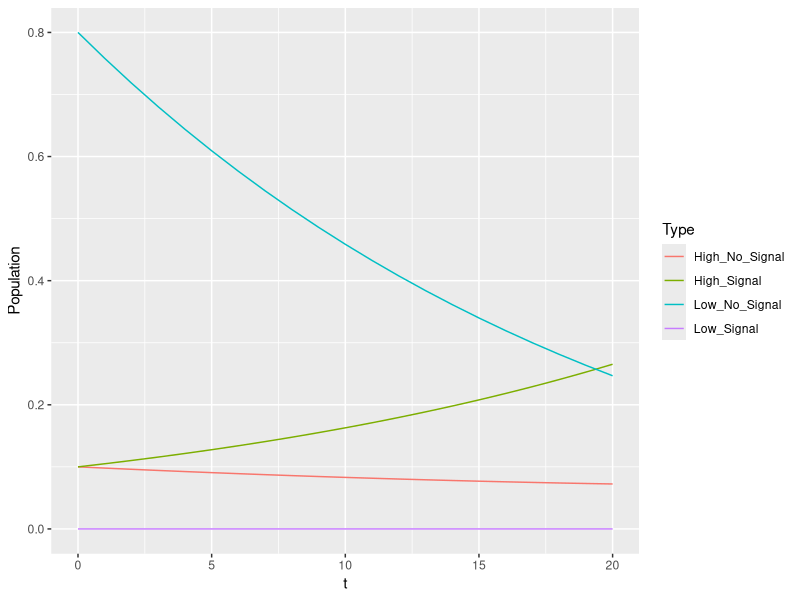
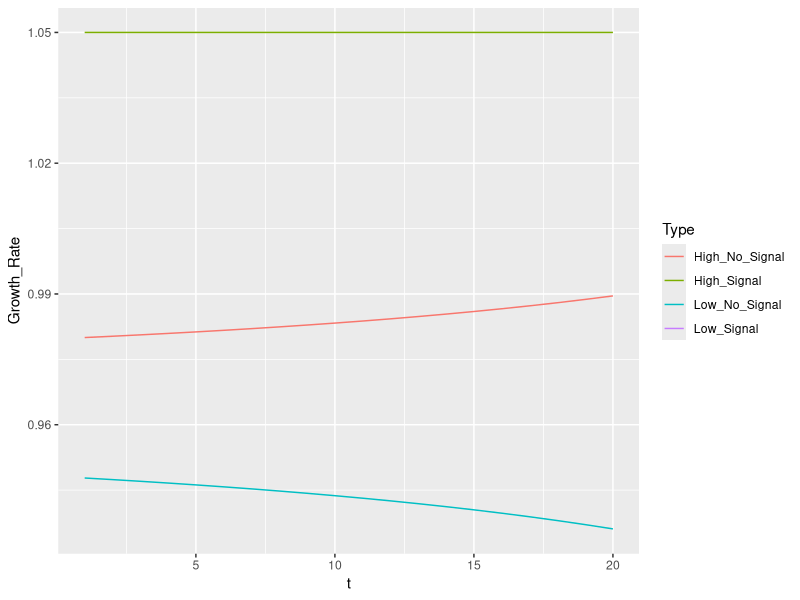
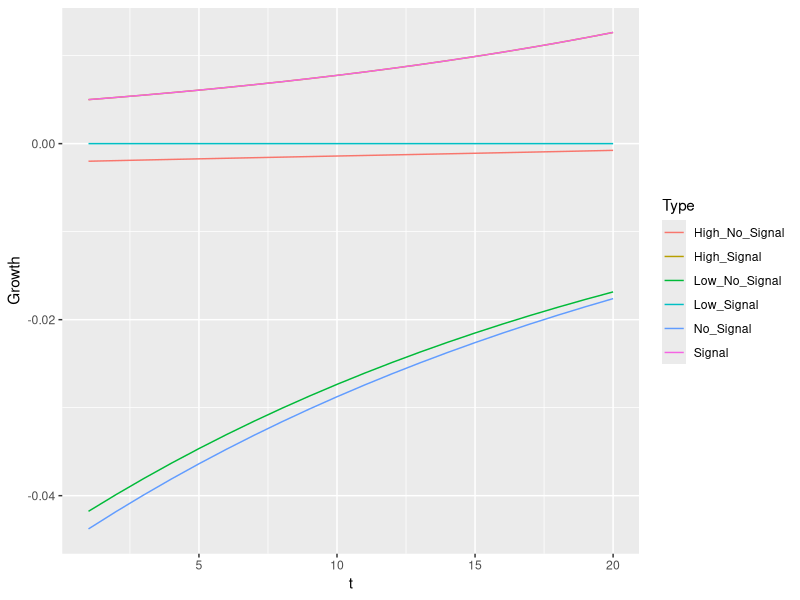
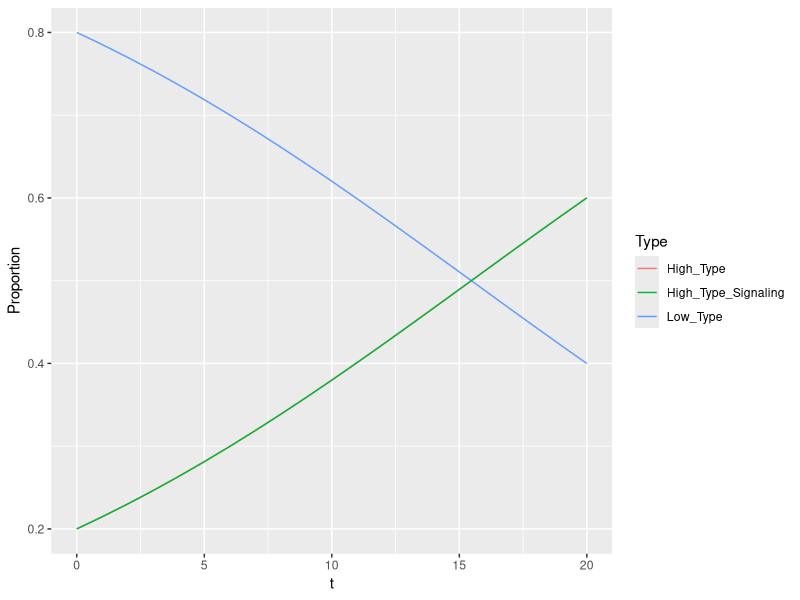
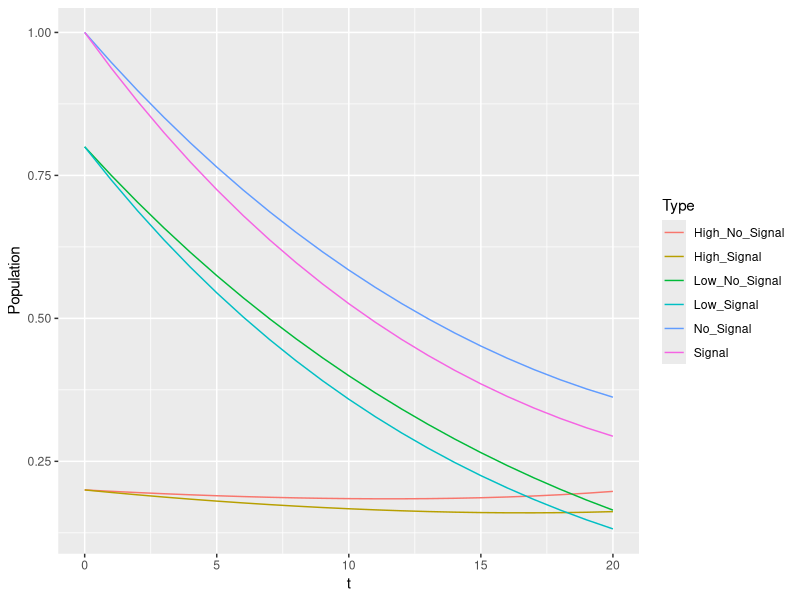
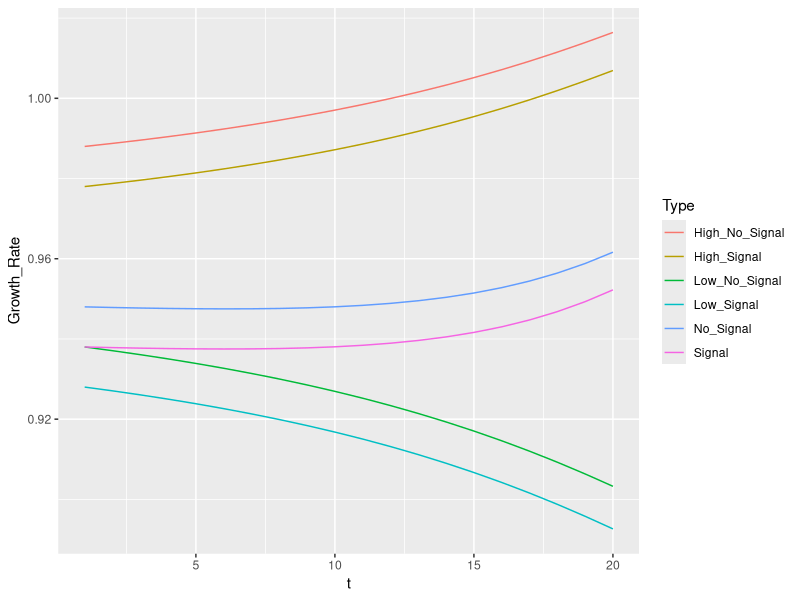
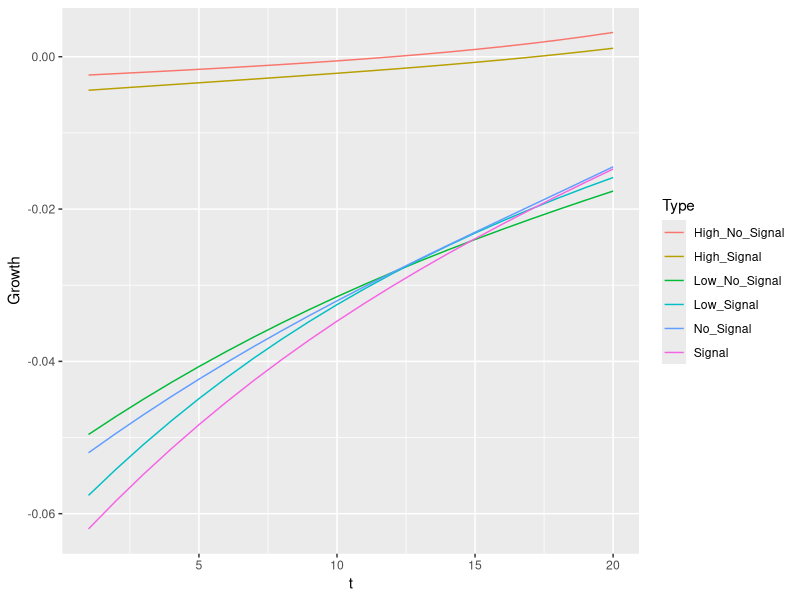
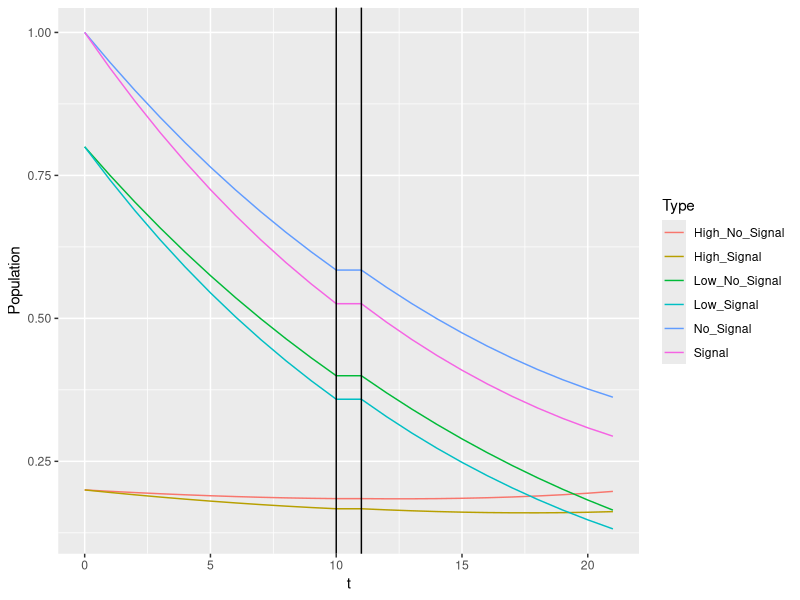

Write R code to recreate these figures, in order.
library("tidyverse", "shiny", "stringr")

time = 20
vHH =1.06
vHL = .97
vLH = .85
vLL = .96
K = .01
ratio = .2
ratio_l = 0
ratio_h = .5
pop_grow = "Unbounded exponential growth"
#"Fixed population", "Unbounded exponential growth", "Logistic growth to capacity"
join_scenario = "Merge"
#"Fight", "Merge"

evo = function(ratio, ratio_h, ratio_l, vHH, vHL, vLH, vLL, K, time, pop_grow){
  H_N = (1-ratio_h)*ratio
  H_S = ratio_h*ratio
  L_N = (1-ratio_l)*(1-ratio)
  L_S = ratio_l*(1-ratio)
  pop = data.frame(H_N,H_S,L_N,L_S)
  SHH = max(vHH - K, 0)
  SHL = max(vHL - K, 0)
  SLH = max(vLH - K, 0)
  SLL = max(vLL - K, 0)
  payoffs = data.frame(vHH,vHL,vLH,vLL,SHH,SHL,SLH,SLL)
  expected_payoffs = data.frame()
  for(i in 1:time){
    H_N = as.numeric(tail(pop,1)[1])
    H_S = as.numeric(tail(pop,1)[2])
    L_N = as.numeric(tail(pop,1)[3])
    L_S = as.numeric(tail(pop,1)[4])
    S_H = if(H_S+L_S>0){
      H_S/(H_S+L_S)} else {0}
    S_L = 1-S_H
    N_H = if(H_N+L_N>0){
      H_N/(H_N+L_N)} else {0}
    N_L = 1-N_H
    H_N_P = H_N*(N_H*as.numeric(payoffs[1])+N_L*as.numeric(payoffs[2]))
    H_S_P = H_S*(S_H*as.numeric(payoffs[5])+S_L*as.numeric(payoffs[6]))
    L_N_P = L_N*(N_H*as.numeric(payoffs[3])+N_L*as.numeric(payoffs[4]))
    L_S_P = L_S*(S_H*as.numeric(payoffs[7])+S_L*as.numeric(payoffs[8]))
    if (pop_grow == "Fixed population"){
      Total_P = H_N_P+H_S_P+L_N_P+L_S_P
      expected_payoffs1 = data.frame(High_No_Signal = H_N_P/(H_N*Total_P), High_Signal = H_S_P/(H_S*Total_P), Low_No_Signal = L_N_P/(L_N*Total_P), Low_Signal = L_S_P/(L_S*Total_P))
      H_N = H_N_P/Total_P
      H_S = H_S_P/Total_P
      L_N = L_N_P/Total_P
      L_S = L_S_P/Total_P
    }
    if (pop_grow == "Unbounded exponential growth") {
      expected_payoffs1 = data.frame(High_No_Signal = H_N_P/H_N, High_Signal = H_S_P/H_S, Low_No_Signal = L_N_P/L_N, Low_Signal = L_S_P/L_S)
      H_N = H_N_P
      H_S = H_S_P
      L_N = L_N_P
      L_S = L_S_P
    }
    pop1 = data.frame(H_N,H_S,L_N,L_S)
    pop = rbind(pop, pop1)
    expected_payoffs = rbind(expected_payoffs, expected_payoffs1)
  }
  
  growth = pop[2:(time+1),]-pop[1:time,]
  growth = growth %>%
    rename(High_No_Signal = H_N,
           High_Signal = H_S,
           Low_No_Signal = L_N,
           Low_Signal = L_S) %>%
    mutate(t = 1:time,
           Signal = High_Signal + Low_Signal,
           No_Signal = High_No_Signal + Low_No_Signal) %>%
    gather("No_Signal", "High_No_Signal", "Low_No_Signal", "Signal", "High_Signal", "Low_Signal", key = Type, value = "Growth")
  
  pop = pop %>%
    rename(High_No_Signal = H_N,
           High_Signal = H_S,
           Low_No_Signal = L_N,
           Low_Signal = L_S) %>%
    mutate(t = 0:time) %>%
    gather("High_No_Signal", "Low_No_Signal", "High_Signal", "Low_Signal", key = Type, value = "Population")
  
  expected_payoffs = expected_payoffs %>%
    mutate(t = 1:time) %>%
    gather("High_No_Signal", "Low_No_Signal", "High_Signal", "Low_Signal", key = Type, value = "Growth_Rate")
  list(pop, expected_payoffs, growth)
}

pop_evo = evo(ratio, ratio_h, ratio_l, vHH, vHL, vLH, vLL, K, time, pop_grow)[[1]]
rate_evo = evo(ratio, ratio_h, ratio_l, vHH, vHL, vLH, vLL, K, time, pop_grow)[[2]]
grow_evo = evo(ratio, ratio_h, ratio_l, vHH, vHL, vLH, vLL, K, time, pop_grow)[[3]]



ggplot(data = pop_evo, aes(x = t, y = Population, color = Type)) +
  geom_line()

ggplot(data = rate_evo, aes(x = t, y = Growth_Rate, color = Type)) +
  geom_line()

ggplot(data = grow_evo, aes(x = t, y = Growth, color = Type)) +
  geom_line()

evo_elect = function(ratio, vHH, vHL, vLH, vLL, K, time){
  SHH = max(vHH - K, 0)
  SHL = max(vHL - K, 0)
  SLH = max(vLH - K, 0)
  SLL = max(vLL - K, 0)
  payoffs = data.frame(vHH,vHL,vLH,vLL,SHH,SHL,SLH,SLL)
  H = ratio
  L = 1-ratio
  vH = H*vHH+L*vHL
  if(SHH>vH){
    S = 1
  } else {
    S = 0
  }
  pop = data.frame(H,L,S)
  for(i in 1:time){
    H = as.numeric(tail(pop,1)[1])
    L = as.numeric(tail(pop,1)[2])
    vH = H*as.numeric(payoffs[1])+L*as.numeric(payoffs[2])
    if(SHH>vH){
      S = 1
      H_P = H*SHH
    } else {
      S = 0
      H_P = H*vH
    }
    L_P = L*((1-S)*(H*vLH+L*vLL)+S*vLL)
    Total_P = H_P+L_P
    H = H_P/Total_P
    L = L_P/Total_P
    pop1 = data.frame(H,L,S)
    pop = rbind(pop, pop1)
  }
  pop = pop %>%
    rename(High_Type = H,
           Low_Type = L,
           Signal = S) %>%
    mutate(t = 0:time) %>%
    gather("High_Type", "Low_Type", key = Type, value = Proportion)
  pop$Signal[pop$Type=="Low_Type"]=0
  pop$Signal = as.factor(pop$Signal)
  pop
}

pop_evo_elect = evo_elect(ratio, vHH, vHL, vLH, vLL, K, time)

pop_evo_electS = pop_evo_elect %>%
  filter(Signal == 1)
pop_evo_electS$Type = "High_Type_Signaling"

ggplot(data = pop_evo_elect, aes(x = t, y = Proportion, color = Type)) +
  geom_line()+
  geom_line(data = pop_evo_electS, aes(x = t, y = Proportion, color = Type))

evo_apart = function(ratio, vHH, vHL, vLH, vLL, K, time, pop_grow){
  H_N = ratio
  H_S = ratio
  L_N = 1-ratio
  L_S = 1-ratio
  pop = data.frame(H_N,H_S,L_N,L_S)
  SHH = max(vHH - K, 0)
  SHL = max(vHL - K, 0)
  SLH = max(vLH - K, 0)
  SLL = max(vLL - K, 0)
  payoffs = data.frame(vHH,vHL,vLH,vLL,SHH,SHL,SLH,SLL)
  expected_payoffs = data.frame()
  group_payoffs = data.frame()
  for(i in 1:time){
    H_N = as.numeric(tail(pop,1)[1])
    H_S = as.numeric(tail(pop,1)[2])
    L_N = as.numeric(tail(pop,1)[3])
    L_S = as.numeric(tail(pop,1)[4])
    S_H = if(H_S+L_S>0){
      H_S/(H_S+L_S)} else {0}
    S_L = 1-S_H
    N_H = if(H_N+L_N>0){
      H_N/(H_N+L_N)} else {0}
    N_L = 1-N_H
    H_N_P = H_N*(N_H*as.numeric(payoffs[1])+N_L*as.numeric(payoffs[2]))
    H_S_P = H_S*(S_H*as.numeric(payoffs[5])+S_L*as.numeric(payoffs[6]))
    L_N_P = L_N*(N_H*as.numeric(payoffs[3])+N_L*as.numeric(payoffs[4]))
    L_S_P = L_S*(S_H*as.numeric(payoffs[7])+S_L*as.numeric(payoffs[8]))
    if (pop_grow == "Fixed population"){
      Total_N_P = H_N_P+L_N_P
      Total_S_P = H_S_P+L_S_P
      expected_payoffs1 = data.frame(High_No_Signal = H_N_P/(H_N*Total_N_P), High_Signal = H_S_P/(H_S*Total_S_P), Low_No_Signal = L_N_P/(L_N*Total_N_P), Low_Signal = L_S_P/(L_S*Total_S_P))
      H_N = H_N_P/Total_N_P
      H_S = H_S_P/Total_S_P
      L_N = L_N_P/Total_N_P
      L_S = L_S_P/Total_S_P
    }
    if (pop_grow == "Unbounded exponential growth") {
      expected_payoffs1 = data.frame(High_No_Signal = H_N_P/H_N, High_Signal = H_S_P/H_S, Low_No_Signal = L_N_P/L_N, Low_Signal = L_S_P/L_S)
      H_N = H_N_P
      H_S = H_S_P
      L_N = L_N_P
      L_S = L_S_P
    }
    pop1 = data.frame(H_N,H_S,L_N,L_S)
    pop = rbind(pop, pop1)
    group_payoffs1 = data.frame(No_Signal = expected_payoffs1[[1]]*N_H + expected_payoffs1[[3]]*N_L, Signal = expected_payoffs1[[2]]*S_H + expected_payoffs1[[4]]*S_L)
    group_payoffs = rbind(group_payoffs, group_payoffs1)
    expected_payoffs = rbind(expected_payoffs, expected_payoffs1)
  }
  growth = pop[2:(time+1),]-pop[1:time,]
  growth = growth %>%
    rename(High_No_Signal = H_N,
           High_Signal = H_S,
           Low_No_Signal = L_N,
           Low_Signal = L_S) %>%
    mutate(t = 1:time,
           Signal = High_Signal + Low_Signal,
           No_Signal = High_No_Signal + Low_No_Signal) %>%
    gather("No_Signal", "High_No_Signal", "Low_No_Signal", "Signal", "High_Signal", "Low_Signal", key = Type, value = "Growth")
  
  pop = pop %>%
    rename(High_No_Signal = H_N,
           High_Signal = H_S,
           Low_No_Signal = L_N,
           Low_Signal = L_S) %>%
    mutate(t = 0:time,
           Signal = High_Signal + Low_Signal,
           No_Signal = High_No_Signal + Low_No_Signal) %>%
    gather("No_Signal", "High_No_Signal", "Low_No_Signal", "Signal", "High_Signal", "Low_Signal", key = Type, value = "Population")
  
  expected_payoffs = cbind(expected_payoffs,group_payoffs)
  expected_payoffs = expected_payoffs %>%
    mutate(t = 1:time) %>%
    gather("No_Signal", "High_No_Signal", "Low_No_Signal", "Signal", "High_Signal", "Low_Signal", key = Type, value = "Growth_Rate")
  list(pop, expected_payoffs, growth)
}

pop_evo_A = evo_apart(ratio, vHH, vHL, vLH, vLL, K, time, pop_grow)[[1]]
rate_evo_A = evo_apart(ratio, vHH, vHL, vLH, vLL, K, time, pop_grow)[[2]]
grow_evo_A = evo_apart(ratio, vHH, vHL, vLH, vLL, K, time, pop_grow)[[3]]

ggplot(data = pop_evo_A, aes(x = t, y = Population, color = Type)) +
  geom_line()

ggplot(data = rate_evo_A, aes(x = t, y = Growth_Rate, color = Type))+
  geom_line()

ggplot(data = grow_evo_A, aes(x = t, y = Growth, color = Type))+
  geom_line()

evo_join = function(ratio, vHH, vHL, vLH, vLL, K, time, pop_grow, join_scenario){
  H_N = ratio
  H_S = ratio
  L_N = 1-ratio
  L_S = 1-ratio
  pop = data.frame(H_N,H_S,L_N,L_S)
  SHH = max(vHH - K, 0)
  SHL = max(vHL - K, 0)
  SLH = max(vLH - K, 0)
  SLL = max(vLL - K, 0)
  payoffs = data.frame(vHH,vHL,vLH,vLL,SHH,SHL,SLH,SLL)
  expected_payoffs = data.frame()
  group_payoffs = data.frame()
  for(i in 1:ceiling(time/2)){
    H_N = as.numeric(tail(pop,1)[1])
    H_S = as.numeric(tail(pop,1)[2])
    L_N = as.numeric(tail(pop,1)[3])
    L_S = as.numeric(tail(pop,1)[4])
    S_H = if(H_S+L_S>0){
      H_S/(H_S+L_S)} else {0}
    S_L = 1-S_H
    N_H = if(H_N+L_N>0){
      H_N/(H_N+L_N)} else {0}
    N_L = 1-N_H
    H_N_P = H_N*(N_H*as.numeric(payoffs[1])+N_L*as.numeric(payoffs[2]))
    H_S_P = H_S*(S_H*as.numeric(payoffs[5])+S_L*as.numeric(payoffs[6]))
    L_N_P = L_N*(N_H*as.numeric(payoffs[3])+N_L*as.numeric(payoffs[4]))
    L_S_P = L_S*(S_H*as.numeric(payoffs[7])+S_L*as.numeric(payoffs[8]))
    if (pop_grow == "Fixed population"){
      Total_N_P = H_N_P+L_N_P
      Total_S_P = H_S_P+L_S_P
      expected_payoffs1 = data.frame(High_No_Signal = H_N_P/(H_N*Total_N_P), High_Signal = H_S_P/(H_S*Total_S_P), Low_No_Signal = L_N_P/(L_N*Total_N_P), Low_Signal = L_S_P/(L_S*Total_S_P))
      H_N = H_N_P/Total_N_P
      H_S = H_S_P/Total_S_P
      L_N = L_N_P/Total_N_P
      L_S = L_S_P/Total_S_P
    }
    if (pop_grow == "Unbounded exponential growth") {
      expected_payoffs1 = data.frame(High_No_Signal = H_N_P/H_N, High_Signal = H_S_P/H_S, Low_No_Signal = L_N_P/L_N, Low_Signal = L_S_P/L_S)
      H_N = H_N_P
      H_S = H_S_P
      L_N = L_N_P
      L_S = L_S_P
    }
    pop1 = data.frame(H_N,H_S,L_N,L_S)
    pop = rbind(pop, pop1)
    group_payoffs1 = data.frame(No_Signal = expected_payoffs1[[1]]*N_H + expected_payoffs1[[3]]*N_L, Signal = expected_payoffs1[[2]]*S_H + expected_payoffs1[[4]]*S_L)
    group_payoffs = rbind(group_payoffs, group_payoffs1)
    expected_payoffs = rbind(expected_payoffs, expected_payoffs1)
  }
  if (join_scenario == "Merge"){
    if (pop_grow == "Fixed population"){
      pop1 = pop1/2
      pop = rbind(pop,pop1)
      group_payoffs1 = group_payoffs1/2
      group_payoffs = rbind(group_payoffs, group_payoffs1)
      expected_payoffs1 = expected_payoffs1/2
      expected_payoffs = rbind(expected_payoffs, expected_payoffs1)
      for(i in (ceiling(time/2)+1):time){
        H_N = as.numeric(tail(pop,1)[1])
        H_S = as.numeric(tail(pop,1)[2])
        L_N = as.numeric(tail(pop,1)[3])
        L_S = as.numeric(tail(pop,1)[4])
        S_H = if(H_S+L_S>0){
          H_S/(H_S+L_S)} else {0}
        S_L = 1-S_H
        N_H = if(H_N+L_N>0){
          H_N/(H_N+L_N)} else {0}
        N_L = 1-N_H
        H_N_P = H_N*(N_H*as.numeric(payoffs[1])+N_L*as.numeric(payoffs[2]))
        H_S_P = H_S*(S_H*as.numeric(payoffs[5])+S_L*as.numeric(payoffs[6]))
        L_N_P = L_N*(N_H*as.numeric(payoffs[3])+N_L*as.numeric(payoffs[4]))
        L_S_P = L_S*(S_H*as.numeric(payoffs[7])+S_L*as.numeric(payoffs[8]))
        Total_P = H_N_P+L_N_P+H_S_P+L_S_P
        expected_payoffs1 = data.frame(High_No_Signal = H_N_P/(H_N*Total_P), High_Signal = H_S_P/(H_S*Total_P), Low_No_Signal = L_N_P/(L_N*Total_P), Low_Signal = L_S_P/(L_S*Total_P))
        H_N = H_N_P/Total_P
        H_S = H_S_P/Total_P
        L_N = L_N_P/Total_P
        L_S = L_S_P/Total_P
        pop1 = data.frame(H_N,H_S,L_N,L_S)
        pop = rbind(pop, pop1)
        group_payoffs1 = data.frame(No_Signal = expected_payoffs1[[1]]*N_H + expected_payoffs1[[3]]*N_L, Signal = expected_payoffs1[[2]]*S_H + expected_payoffs1[[4]]*S_L)
        group_payoffs = rbind(group_payoffs, group_payoffs1)
        expected_payoffs = rbind(expected_payoffs, expected_payoffs1)
      }
    }
    if (pop_grow == "Unbounded exponential growth"){
      pop = rbind(pop,pop1)
      group_payoffs = rbind(group_payoffs, group_payoffs1)
      expected_payoffs = rbind(expected_payoffs, expected_payoffs1)
      for(i in (ceiling(time/2)+1):time){
        H_N = as.numeric(tail(pop,1)[1])
        H_S = as.numeric(tail(pop,1)[2])
        L_N = as.numeric(tail(pop,1)[3])
        L_S = as.numeric(tail(pop,1)[4])
        S_H = if(H_S+L_S>0){
          H_S/(H_S+L_S)} else {0}
        S_L = 1-S_H
        N_H = if(H_N+L_N>0){
          H_N/(H_N+L_N)} else {0}
        N_L = 1-N_H
        H_N_P = H_N*(N_H*as.numeric(payoffs[1])+N_L*as.numeric(payoffs[2]))
        H_S_P = H_S*(S_H*as.numeric(payoffs[5])+S_L*as.numeric(payoffs[6]))
        L_N_P = L_N*(N_H*as.numeric(payoffs[3])+N_L*as.numeric(payoffs[4]))
        L_S_P = L_S*(S_H*as.numeric(payoffs[7])+S_L*as.numeric(payoffs[8]))
        expected_payoffs1 = data.frame(High_No_Signal = H_N_P/H_N, High_Signal = H_S_P/H_S, Low_No_Signal = L_N_P/L_N, Low_Signal = L_S_P/L_S)
        H_N = H_N_P
        H_S = H_S_P
        L_N = L_N_P
        L_S = L_S_P
        pop1 = data.frame(H_N,H_S,L_N,L_S)
        pop = rbind(pop, pop1)
        group_payoffs1 = data.frame(No_Signal = expected_payoffs1[[1]]*N_H + expected_payoffs1[[3]]*N_L, Signal = expected_payoffs1[[2]]*S_H + expected_payoffs1[[4]]*S_L)
        group_payoffs = rbind(group_payoffs, group_payoffs1)
        expected_payoffs = rbind(expected_payoffs, expected_payoffs1)
      }
    }
  }
  if (join_scenario == "Fight"){
    if (pop_grow == "Fixed population"){
      pop1 = pop1/2
      pop = rbind(pop,pop1)
      group_payoffs1 = group_payoffs1/2
      group_payoffs = rbind(group_payoffs, group_payoffs1)
      expected_payoffs1 = expected_payoffs1/2
      expected_payoffs = rbind(expected_payoffs, expected_payoffs1)
      for(i in (ceiling(time/2)+1):time){
        H_N = as.numeric(tail(pop,1)[1])
        H_S = as.numeric(tail(pop,1)[2])
        L_N = as.numeric(tail(pop,1)[3])
        L_S = as.numeric(tail(pop,1)[4])
        #Fight where each kills .5 of other group
        S_D = (H_S+L_S)*.5
        N_D = (H_N+L_N)*.5
        S_H = if(H_S+L_S>0){
          H_S/(H_S+L_S)} else {0}
        S_L = 1-S_H
        N_H = if(H_N+L_N>0){
          H_N/(H_N+L_N)} else {0}
        N_L = 1-N_H
        H_N = max(H_N-S_D*N_H,0)
        H_S = max(H_S-N_D*S_H,0)
        L_N = max(L_N-S_D*N_L,0)
        L_S = max(L_S-N_D*S_L,0)
        #Reproduce
        S_H = if(H_S+L_S>0){
          H_S/(H_S+L_S)} else {0}
        S_L = 1-S_H
        N_H = if(H_N+L_N>0){
          H_N/(H_N+L_N)} else {0}
        N_L = 1-N_H
        H_N_P = H_N*(N_H*as.numeric(payoffs[1])+N_L*as.numeric(payoffs[2]))
        H_S_P = H_S*(S_H*as.numeric(payoffs[5])+S_L*as.numeric(payoffs[6]))
        L_N_P = L_N*(N_H*as.numeric(payoffs[3])+N_L*as.numeric(payoffs[4]))
        L_S_P = L_S*(S_H*as.numeric(payoffs[7])+S_L*as.numeric(payoffs[8]))
        Total_P = H_N_P+L_N_P+H_S_P+L_S_P
        expected_payoffs1 = data.frame(High_No_Signal = H_N_P/(H_N*Total_P), High_Signal = H_S_P/(H_S*Total_P), Low_No_Signal = L_N_P/(L_N*Total_P), Low_Signal = L_S_P/(L_S*Total_P))
        H_N = H_N_P/Total_P
        H_S = H_S_P/Total_P
        L_N = L_N_P/Total_P
        L_S = L_S_P/Total_P
        pop1 = data.frame(H_N,H_S,L_N,L_S)
        pop = rbind(pop, pop1)
        group_payoffs1 = data.frame(No_Signal = expected_payoffs1[[1]]*N_H + expected_payoffs1[[3]]*N_L, Signal = expected_payoffs1[[2]]*S_H + expected_payoffs1[[4]]*S_L)
        group_payoffs = rbind(group_payoffs, group_payoffs1)
        expected_payoffs = rbind(expected_payoffs, expected_payoffs1)
      }
    }
    if (pop_grow == "Unbounded exponential growth"){
      pop = rbind(pop,pop1)
      group_payoffs = rbind(group_payoffs, group_payoffs1)
      expected_payoffs = rbind(expected_payoffs, expected_payoffs1)
      for(i in (ceiling(time/2)+1):time){
        H_N = as.numeric(tail(pop,1)[1])
        H_S = as.numeric(tail(pop,1)[2])
        L_N = as.numeric(tail(pop,1)[3])
        L_S = as.numeric(tail(pop,1)[4])
        #Fight where each kills .5 of other group
        S_D = (H_S+L_S)*.5
        N_D = (H_N+L_N)*.5
        S_H = if(H_S+L_S>0){
          H_S/(H_S+L_S)} else {0}
        S_L = 1-S_H
        N_H = if(H_N+L_N>0){
          H_N/(H_N+L_N)} else {0}
        N_L = 1-N_H
        H_N = max(H_N-S_D*N_H,0)
        H_S = max(H_S-N_D*S_H,0)
        L_N = max(L_N-S_D*N_L,0)
        L_S = max(L_S-N_D*S_L,0)
        #Reproduce
        S_H = if(H_S+L_S>0){
          H_S/(H_S+L_S)} else {0}
        S_L = 1-S_H
        N_H = if(H_N+L_N>0){
          H_N/(H_N+L_N)} else {0}
        N_L = 1-N_H
        H_N_P = H_N*(N_H*as.numeric(payoffs[1])+N_L*as.numeric(payoffs[2]))
        H_S_P = H_S*(S_H*as.numeric(payoffs[5])+S_L*as.numeric(payoffs[6]))
        L_N_P = L_N*(N_H*as.numeric(payoffs[3])+N_L*as.numeric(payoffs[4]))
        L_S_P = L_S*(S_H*as.numeric(payoffs[7])+S_L*as.numeric(payoffs[8]))
        expected_payoffs1 = data.frame(High_No_Signal = H_N_P/H_N, High_Signal = H_S_P/H_S, Low_No_Signal = L_N_P/L_N, Low_Signal = L_S_P/L_S)
        H_N = H_N_P
        H_S = H_S_P
        L_N = L_N_P
        L_S = L_S_P
        pop1 = data.frame(H_N,H_S,L_N,L_S)
        pop = rbind(pop, pop1)
        group_payoffs1 = data.frame(No_Signal = expected_payoffs1[[1]]*N_H + expected_payoffs1[[3]]*N_L, Signal = expected_payoffs1[[2]]*S_H + expected_payoffs1[[4]]*S_L)
        group_payoffs = rbind(group_payoffs, group_payoffs1)
        expected_payoffs = rbind(expected_payoffs, expected_payoffs1)
      }
    }
  }
  growth = pop[2:(time+2),]-pop[1:(time+1),]
  growth[ceiling(time/2)+1,]=NA
  growth = growth %>%
    rename(High_No_Signal = H_N,
           High_Signal = H_S,
           Low_No_Signal = L_N,
           Low_Signal = L_S) %>%
    mutate(t = 1:(time+1),
           Signal = High_Signal + Low_Signal,
           No_Signal = High_No_Signal + Low_No_Signal) %>%
    gather("No_Signal", "High_No_Signal", "Low_No_Signal", "Signal", "High_Signal", "Low_Signal", key = Type, value = "Growth")
  
  pop = pop %>%
    rename(High_No_Signal = H_N,
           High_Signal = H_S,
           Low_No_Signal = L_N,
           Low_Signal = L_S) %>%
    mutate(t = 0:(time+1),
           Signal = High_Signal + Low_Signal,
           No_Signal = High_No_Signal + Low_No_Signal) %>%
    gather("No_Signal", "High_No_Signal", "Low_No_Signal", "Signal", "High_Signal", "Low_Signal", key = Type, value = "Population")
  
  expected_payoffs = cbind(expected_payoffs,group_payoffs)
  expected_payoffs[ceiling(time/2)+1,]=NA
  expected_payoffs = expected_payoffs %>%
    mutate(t = 1:(time+1)) %>%
    gather("No_Signal", "High_No_Signal", "Low_No_Signal", "Signal", "High_Signal", "Low_Signal", key = Type, value = "Growth_Rate")
  list(pop, expected_payoffs, growth)
}

test=evo_join(ratio, vHH, vHL, vLH, vLL, K, time, pop_grow, join_scenario)


ggplot(data = test[[1]], aes(x = t, y = Population, color = Type)) +
  geom_line()+
  geom_vline(xintercept = ceiling(time/2))+
  geom_vline(xintercept = ceiling(time/2)+1)

ggplot(data = test[[2]], aes(x = t, y = Growth_Rate, color = Type)) +
  geom_line()+
  geom_vline(xintercept = ceiling(time/2))+
  geom_vline(xintercept = ceiling(time/2)+2)

ggplot(data = test[[3]], aes(x = t, y = Growth, color = Type)) +
  geom_line()+
  geom_vline(xintercept = ceiling(time/2))+
  geom_vline(xintercept = ceiling(time/2)+2)

evo_apart_high = function(ratio, vHH, vHL, vLH, vLL, K, time, pop_grow){
  H_N = ratio
  H_S = ratio
  L_N = 1-ratio
  L_S = 1-ratio
  pop = data.frame(H_N,H_S,L_N,L_S)
  SHH = max(vHH - K, 0)
  SHL = max(vHL - K, 0)
  SLH = max(vLH - K, 0)
  SLL = max(vLL - K, 0)
  payoffs = data.frame(vHH,vHL,vLH,vLL,SHH,SHL,SLH,SLL)
  expected_payoffs = data.frame()
  group_payoffs = data.frame()
  for(i in 1:time){
    H_N = as.numeric(tail(pop,1)[1])
    H_S = as.numeric(tail(pop,1)[2])
    L_N = as.numeric(tail(pop,1)[3])
    L_S = as.numeric(tail(pop,1)[4])
    S_H = if(H_S+L_S>0){
      H_S/(H_S+L_S)} else {0}
    S_L = 1-S_H
    N_H = if(H_N+L_N>0){
      H_N/(H_N+L_N)} else {0}
    N_L = 1-N_H
    H_N_P = H_N*(N_H*as.numeric(payoffs[1])+N_L*as.numeric(payoffs[2]))
    H_S_P = SHH*H_S
    L_N_P = L_N*(N_H*as.numeric(payoffs[3])+N_L*as.numeric(payoffs[4]))
    L_S_P = vLL*L_S
    if (pop_grow == "Fixed population"){
      Total_N_P = H_N_P+L_N_P
      Total_S_P = H_S_P+L_S_P
      expected_payoffs1 = data.frame(High_No_Signal = H_N_P/(H_N*Total_N_P), High_Signal = H_S_P/(H_S*Total_S_P), Low_No_Signal = L_N_P/(L_N*Total_N_P), Low_Signal = L_S_P/(L_S*Total_S_P))
      H_N = H_N_P/Total_N_P
      H_S = H_S_P/Total_S_P
      L_N = L_N_P/Total_N_P
      L_S = L_S_P/Total_S_P
    }
    if (pop_grow == "Unbounded exponential growth") {
      expected_payoffs1 = data.frame(High_No_Signal = H_N_P/H_N, High_Signal = H_S_P/H_S, Low_No_Signal = L_N_P/L_N, Low_Signal = L_S_P/L_S)
      H_N = H_N_P
      H_S = H_S_P
      L_N = L_N_P
      L_S = L_S_P
    }
    pop1 = data.frame(H_N,H_S,L_N,L_S)
    pop = rbind(pop, pop1)
    group_payoffs1 = data.frame(No_Signal = expected_payoffs1[[1]]*N_H + expected_payoffs1[[3]]*N_L, Signal = expected_payoffs1[[2]]*S_H + expected_payoffs1[[4]]*S_L)
    group_payoffs = rbind(group_payoffs, group_payoffs1)
    expected_payoffs = rbind(expected_payoffs, expected_payoffs1)
  }
  growth = pop[2:(time+1),]-pop[1:time,]
  growth = growth %>%
    rename(High_No_Signal = H_N,
           High_Signal = H_S,
           Low_No_Signal = L_N,
           Low_Signal = L_S) %>%
    mutate(t = 1:time,
           Signal = High_Signal + Low_Signal,
           No_Signal = High_No_Signal + Low_No_Signal) %>%
    gather("No_Signal", "High_No_Signal", "Low_No_Signal", "Signal", "High_Signal", "Low_Signal", key = Type, value = "Growth")
  
  pop = pop %>%
    rename(High_No_Signal = H_N,
           High_Signal = H_S,
           Low_No_Signal = L_N,
           Low_Signal = L_S) %>%
    mutate(t = 0:time,
           Signal = High_Signal + Low_Signal,
           No_Signal = High_No_Signal + Low_No_Signal) %>%
    gather("No_Signal", "High_No_Signal", "Low_No_Signal", "Signal", "High_Signal", "Low_Signal", key = Type, value = "Population")
  
  expected_payoffs = cbind(expected_payoffs,group_payoffs)
  expected_payoffs = expected_payoffs %>%
    mutate(t = 1:time) %>%
    gather("No_Signal", "High_No_Signal", "Low_No_Signal", "Signal", "High_Signal", "Low_Signal", key = Type, value = "Growth_Rate")
  list(pop, expected_payoffs, growth)
}

pop_evo_A_H = evo_apart_high(ratio, vHH, vHL, vLH, vLL, K, time,pop_grow)[[1]]
rate_evo_A_H = evo_apart_high(ratio, vHH, vHL, vLH, vLL, K, time, pop_grow)[[2]]
grow_evo_A_H = evo_apart_high(ratio, vHH, vHL, vLH, vLL, K, time, pop_grow)[[3]]

ggplot(data = pop_evo_A_H, aes(x = t, y = Population, color = Type)) +
  geom_line()

ggplot(data = rate_evo_A_H, aes(x = t, y = Growth_Rate, color = Type))+
  geom_line()

ggplot(data = grow_evo_A_H, aes(x = t, y = Growth, color = Type))+
  geom_line()

evo_join_high = function(ratio, vHH, vHL, vLH, vLL, K, time, pop_grow, join_scenario){
  H_N = ratio
  H_S = ratio
  L_N = 1-ratio
  L_S = 1-ratio
  pop = data.frame(H_N,H_S,L_N,L_S)
  SHH = max(vHH - K, 0)
  SHL = max(vHL - K, 0)
  SLH = max(vLH - K, 0)
  SLL = max(vLL - K, 0)
  payoffs = data.frame(vHH,vHL,vLH,vLL,SHH,SHL,SLH,SLL)
  expected_payoffs = data.frame()
  group_payoffs = data.frame()
  for(i in 1:ceiling(time/2)){
    H_N = as.numeric(tail(pop,1)[1])
    H_S = as.numeric(tail(pop,1)[2])
    L_N = as.numeric(tail(pop,1)[3])
    L_S = as.numeric(tail(pop,1)[4])
    S_H = if(H_S+L_S>0){
      H_S/(H_S+L_S)} else {0}
    S_L = 1-S_H
    N_H = if(H_N+L_N>0){
      H_N/(H_N+L_N)} else {0}
    N_L = 1-N_H
    H_N_P = H_N*(N_H*as.numeric(payoffs[1])+N_L*as.numeric(payoffs[2]))
    H_S_P = SHH*H_S
    L_N_P = L_N*(N_H*as.numeric(payoffs[3])+N_L*as.numeric(payoffs[4]))
    L_S_P = vLL*L_S
    if (pop_grow == "Fixed population"){
      Total_N_P = H_N_P+L_N_P
      Total_S_P = H_S_P+L_S_P
      expected_payoffs1 = data.frame(High_No_Signal = H_N_P/(H_N*Total_N_P), High_Signal = H_S_P/(H_S*Total_S_P), Low_No_Signal = L_N_P/(L_N*Total_N_P), Low_Signal = L_S_P/(L_S*Total_S_P))
      H_N = H_N_P/Total_N_P
      H_S = H_S_P/Total_S_P
      L_N = L_N_P/Total_N_P
      L_S = L_S_P/Total_S_P
    }
    if (pop_grow == "Unbounded exponential growth") {
      expected_payoffs1 = data.frame(High_No_Signal = H_N_P/H_N, High_Signal = H_S_P/H_S, Low_No_Signal = L_N_P/L_N, Low_Signal = L_S_P/L_S)
      H_N = H_N_P
      H_S = H_S_P
      L_N = L_N_P
      L_S = L_S_P
    }
    pop1 = data.frame(H_N,H_S,L_N,L_S)
    pop = rbind(pop, pop1)
    group_payoffs1 = data.frame(No_Signal = expected_payoffs1[[1]]*N_H + expected_payoffs1[[3]]*N_L, Signal = expected_payoffs1[[2]]*S_H + expected_payoffs1[[4]]*S_L)
    group_payoffs = rbind(group_payoffs, group_payoffs1)
    expected_payoffs = rbind(expected_payoffs, expected_payoffs1)
  }
  if (join_scenario == "Merge"){
    if (pop_grow == "Fixed population"){
      pop1 = pop1/2
      pop = rbind(pop,pop1)
      group_payoffs1 = group_payoffs1/2
      group_payoffs = rbind(group_payoffs, group_payoffs1)
      expected_payoffs1 = expected_payoffs1/2
      expected_payoffs = rbind(expected_payoffs, expected_payoffs1)
      for(i in (ceiling(time/2)+1):time){
        H_N = as.numeric(tail(pop,1)[1])
        H_S = as.numeric(tail(pop,1)[2])
        L_N = as.numeric(tail(pop,1)[3])
        L_S = as.numeric(tail(pop,1)[4])
        S_H = if(H_S+L_S>0){
          H_S/(H_S+L_S)} else {0}
        S_L = 1-S_H
        N_H = if(H_N+L_N>0){
          H_N/(H_N+L_N)} else {0}
        N_L = 1-N_H
        H_N_P = H_N*(N_H*as.numeric(payoffs[1])+N_L*as.numeric(payoffs[2]))
        H_S_P = H_S*SHH
        L_N_P = L_N*(N_H*as.numeric(payoffs[3])+N_L*as.numeric(payoffs[4]))
        L_S_P = L_S*vLL
        Total_P = H_N_P+L_N_P+H_S_P+L_S_P
        expected_payoffs1 = data.frame(High_No_Signal = H_N_P/(H_N*Total_P), High_Signal = H_S_P/(H_S*Total_P), Low_No_Signal = L_N_P/(L_N*Total_P), Low_Signal = L_S_P/(L_S*Total_P))
        H_N = H_N_P/Total_P
        H_S = H_S_P/Total_P
        L_N = L_N_P/Total_P
        L_S = L_S_P/Total_P
        pop1 = data.frame(H_N,H_S,L_N,L_S)
        pop = rbind(pop, pop1)
        group_payoffs1 = data.frame(No_Signal = expected_payoffs1[[1]]*N_H + expected_payoffs1[[3]]*N_L, Signal = expected_payoffs1[[2]]*S_H + expected_payoffs1[[4]]*S_L)
        group_payoffs = rbind(group_payoffs, group_payoffs1)
        expected_payoffs = rbind(expected_payoffs, expected_payoffs1)
      }
    }
    if (pop_grow == "Unbounded exponential growth"){
      pop = rbind(pop,pop1)
      group_payoffs = rbind(group_payoffs, group_payoffs1)
      expected_payoffs = rbind(expected_payoffs, expected_payoffs1)
      for(i in (ceiling(time/2)+1):time){
        H_N = as.numeric(tail(pop,1)[1])
        H_S = as.numeric(tail(pop,1)[2])
        L_N = as.numeric(tail(pop,1)[3])
        L_S = as.numeric(tail(pop,1)[4])
        S_H = if(H_S+L_S>0){
          H_S/(H_S+L_S)} else {0}
        S_L = 1-S_H
        N_H = if(H_N+L_N>0){
          H_N/(H_N+L_N)} else {0}
        N_L = 1-N_H
        H_N_P = H_N*(N_H*as.numeric(payoffs[1])+N_L*as.numeric(payoffs[2]))
        H_S_P = H_S*SHH
        L_N_P = L_N*(N_H*as.numeric(payoffs[3])+N_L*as.numeric(payoffs[4]))
        L_S_P = L_S*vLL
        expected_payoffs1 = data.frame(High_No_Signal = H_N_P/H_N, High_Signal = H_S_P/H_S, Low_No_Signal = L_N_P/L_N, Low_Signal = L_S_P/L_S)
        H_N = H_N_P
        H_S = H_S_P
        L_N = L_N_P
        L_S = L_S_P
        pop1 = data.frame(H_N,H_S,L_N,L_S)
        pop = rbind(pop, pop1)
        group_payoffs1 = data.frame(No_Signal = expected_payoffs1[[1]]*N_H + expected_payoffs1[[3]]*N_L, Signal = expected_payoffs1[[2]]*S_H + expected_payoffs1[[4]]*S_L)
        group_payoffs = rbind(group_payoffs, group_payoffs1)
        expected_payoffs = rbind(expected_payoffs, expected_payoffs1)
      }
    }
  }
  if (join_scenario == "Fight"){
    if (pop_grow == "Fixed population"){
      pop1 = pop1/2
      pop = rbind(pop,pop1)
      group_payoffs1 = group_payoffs1/2
      group_payoffs = rbind(group_payoffs, group_payoffs1)
      expected_payoffs1 = expected_payoffs1/2
      expected_payoffs = rbind(expected_payoffs, expected_payoffs1)
      for(i in (ceiling(time/2)+1):time){
        H_N = as.numeric(tail(pop,1)[1])
        H_S = as.numeric(tail(pop,1)[2])
        L_N = as.numeric(tail(pop,1)[3])
        L_S = as.numeric(tail(pop,1)[4])
        #Fight where each kills .5 of other group
        S_D = (H_S+L_S)*.5
        N_D = (H_N+L_N)*.5
        S_H = if(H_S+L_S>0){
          H_S/(H_S+L_S)} else {0}
        S_L = 1-S_H
        N_H = if(H_N+L_N>0){
          H_N/(H_N+L_N)} else {0}
        N_L = 1-N_H
        H_N = max(H_N-S_D*N_H,0)
        H_S = max(H_S-N_D*S_H,0)
        L_N = max(L_N-S_D*N_L,0)
        L_S = max(L_S-N_D*S_L,0)
        #Reproduce
        S_H = if(H_S+L_S>0){
          H_S/(H_S+L_S)} else {0}
        S_L = 1-S_H
        N_H = if(H_N+L_N>0){
          H_N/(H_N+L_N)} else {0}
        N_L = 1-N_H
        H_N_P = H_N*(N_H*as.numeric(payoffs[1])+N_L*as.numeric(payoffs[2]))
        H_S_P = H_S*SHH
        L_N_P = L_N*(N_H*as.numeric(payoffs[3])+N_L*as.numeric(payoffs[4]))
        L_S_P = L_S*vLL
        Total_P = H_N_P+L_N_P+H_S_P+L_S_P
        expected_payoffs1 = data.frame(High_No_Signal = H_N_P/(H_N*Total_P), High_Signal = H_S_P/(H_S*Total_P), Low_No_Signal = L_N_P/(L_N*Total_P), Low_Signal = L_S_P/(L_S*Total_P))
        H_N = H_N_P/Total_P
        H_S = H_S_P/Total_P
        L_N = L_N_P/Total_P
        L_S = L_S_P/Total_P
        pop1 = data.frame(H_N,H_S,L_N,L_S)
        pop = rbind(pop, pop1)
        group_payoffs1 = data.frame(No_Signal = expected_payoffs1[[1]]*N_H + expected_payoffs1[[3]]*N_L, Signal = expected_payoffs1[[2]]*S_H + expected_payoffs1[[4]]*S_L)
        group_payoffs = rbind(group_payoffs, group_payoffs1)
        expected_payoffs = rbind(expected_payoffs, expected_payoffs1)
      }
    }
    if (pop_grow == "Unbounded exponential growth"){
      pop = rbind(pop,pop1)
      group_payoffs = rbind(group_payoffs, group_payoffs1)
      expected_payoffs = rbind(expected_payoffs, expected_payoffs1)
      for(i in (ceiling(time/2)+1):time){
        H_N = as.numeric(tail(pop,1)[1])
        H_S = as.numeric(tail(pop,1)[2])
        L_N = as.numeric(tail(pop,1)[3])
        L_S = as.numeric(tail(pop,1)[4])
        #Fight where each kills .5 of other group
        S_D = (H_S+L_S)*.5
        N_D = (H_N+L_N)*.5
        S_H = if(H_S+L_S>0){
          H_S/(H_S+L_S)} else {0}
        S_L = 1-S_H
        N_H = if(H_N+L_N>0){
          H_N/(H_N+L_N)} else {0}
        N_L = 1-N_H
        H_N = max(H_N-S_D*N_H,0)
        H_S = max(H_S-N_D*S_H,0)
        L_N = max(L_N-S_D*N_L,0)
        L_S = max(L_S-N_D*S_L,0)
        #Reproduce
        S_H = if(H_S+L_S>0){
          H_S/(H_S+L_S)} else {0}
        S_L = 1-S_H
        N_H = if(H_N+L_N>0){
          H_N/(H_N+L_N)} else {0}
        N_L = 1-N_H
        H_N_P = H_N*(N_H*as.numeric(payoffs[1])+N_L*as.numeric(payoffs[2]))
        H_S_P = H_S*SHH
        L_N_P = L_N*(N_H*as.numeric(payoffs[3])+N_L*as.numeric(payoffs[4]))
        L_S_P = L_S*vLL
        expected_payoffs1 = data.frame(High_No_Signal = H_N_P/H_N, High_Signal = H_S_P/H_S, Low_No_Signal = L_N_P/L_N, Low_Signal = L_S_P/L_S)
        H_N = H_N_P
        H_S = H_S_P
        L_N = L_N_P
        L_S = L_S_P
        pop1 = data.frame(H_N,H_S,L_N,L_S)
        pop = rbind(pop, pop1)
        group_payoffs1 = data.frame(No_Signal = expected_payoffs1[[1]]*N_H + expected_payoffs1[[3]]*N_L, Signal = expected_payoffs1[[2]]*S_H + expected_payoffs1[[4]]*S_L)
        group_payoffs = rbind(group_payoffs, group_payoffs1)
        expected_payoffs = rbind(expected_payoffs, expected_payoffs1)
      }
    }
  }
  growth = pop[2:(time+2),]-pop[1:(time+1),]
  growth[ceiling(time/2)+1,]=NA
  growth = growth %>%
    rename(High_No_Signal = H_N,
           High_Signal = H_S,
           Low_No_Signal = L_N,
           Low_Signal = L_S) %>%
    mutate(t = 1:(time+1),
           Signal = High_Signal + Low_Signal,
           No_Signal = High_No_Signal + Low_No_Signal) %>%
    gather("No_Signal", "High_No_Signal", "Low_No_Signal", "Signal", "High_Signal", "Low_Signal", key = Type, value = "Growth")
  
  pop = pop %>%
    rename(High_No_Signal = H_N,
           High_Signal = H_S,
           Low_No_Signal = L_N,
           Low_Signal = L_S) %>%
    mutate(t = 0:(time+1),
           Signal = High_Signal + Low_Signal,
           No_Signal = High_No_Signal + Low_No_Signal) %>%
    gather("No_Signal", "High_No_Signal", "Low_No_Signal", "Signal", "High_Signal", "Low_Signal", key = Type, value = "Population")
  
  expected_payoffs = cbind(expected_payoffs,group_payoffs)
  expected_payoffs[ceiling(time/2)+1,]=NA
  expected_payoffs = expected_payoffs %>%
    mutate(t = 1:(time+1)) %>%
    gather("No_Signal", "High_No_Signal", "Low_No_Signal", "Signal", "High_Signal", "Low_Signal", key = Type, value = "Growth_Rate")
  list(pop, expected_payoffs, growth)
}

test=evo_join_high(ratio, vHH, vHL, vLH, vLL, K, time, pop_grow, join_scenario)


ggplot(data = test[[1]], aes(x = t, y = Population, color = Type)) +
  geom_line()+
  geom_vline(xintercept = ceiling(time/2))+
  geom_vline(xintercept = ceiling(time/2)+1)

ggplot(data = test[[2]], aes(x = t, y = Growth_Rate, color = Type)) +
  geom_line()+
  geom_vline(xintercept = ceiling(time/2))+
  geom_vline(xintercept = ceiling(time/2)+2)

ggplot(data = test[[3]], aes(x = t, y = Growth, color = Type)) +
  geom_line()+
  geom_vline(xintercept = ceiling(time/2))+
  geom_vline(xintercept = ceiling(time/2)+2)
